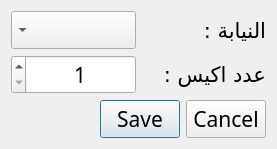
<?xml version="1.0" encoding="UTF-8"?>
<ui version="4.0">
 <class>subDistribution</class>
 <widget class="QDialog" name="subDistribution">
  <property name="windowModality">
   <enum>Qt::WindowModal</enum>
  </property>
  <property name="geometry">
   <rect>
    <x>0</x>
    <y>0</y>
    <width>277</width>
    <height>122</height>
   </rect>
  </property>
  <property name="font">
   <font>
    <family>Arabic Typesetting</family>
    <pointsize>16</pointsize>
   </font>
  </property>
  <property name="windowTitle">
   <string>D.P.A التوزيع</string>
  </property>
  <property name="windowIcon">
   <iconset resource="../qrc_source/source.qrc">
    <normaloff>:/MainIcon/Image/pngtree-beautiful-wheat-glyph-vector-icon-png-image_2003301.jpg</normaloff>:/MainIcon/Image/pngtree-beautiful-wheat-glyph-vector-icon-png-image_2003301.jpg</iconset>
  </property>
  <layout class="QGridLayout" name="gridLayout">
   <item row="0" column="0">
    <widget class="QComboBox" name="deanship">
     <property name="layoutDirection">
      <enum>Qt::RightToLeft</enum>
     </property>
    </widget>
   </item>
   <item row="1" column="0">
    <widget class="QSpinBox" name="number">
     <property name="layoutDirection">
      <enum>Qt::RightToLeft</enum>
     </property>
     <property name="alignment">
      <set>Qt::AlignCenter</set>
     </property>
     <property name="minimum">
      <number>1</number>
     </property>
     <property name="maximum">
      <number>20</number>
     </property>
    </widget>
   </item>
   <item row="0" column="1">
    <widget class="QLabel" name="label_2">
     <property name="text">
      <string>النيابة :</string>
     </property>
    </widget>
   </item>
   <item row="1" column="1">
    <widget class="QLabel" name="label">
     <property name="text">
      <string>عدد اكيس :</string>
     </property>
    </widget>
   </item>
   <item row="2" column="0" colspan="2">
    <widget class="QDialogButtonBox" name="saveCancelButton">
     <property name="orientation">
      <enum>Qt::Horizontal</enum>
     </property>
     <property name="standardButtons">
      <set>QDialogButtonBox::Cancel|QDialogButtonBox::Save</set>
     </property>
    </widget>
   </item>
  </layout>
 </widget>
 <resources>
  <include location="../qrc_source/source.qrc"/>
 </resources>
 <connections>
  <connection>
   <sender>saveCancelButton</sender>
   <signal>accepted()</signal>
   <receiver>subDistribution</receiver>
   <slot>accept()</slot>
   <hints>
    <hint type="sourcelabel">
     <x>248</x>
     <y>254</y>
    </hint>
    <hint type="destinationlabel">
     <x>157</x>
     <y>274</y>
    </hint>
   </hints>
  </connection>
  <connection>
   <sender>saveCancelButton</sender>
   <signal>rejected()</signal>
   <receiver>subDistribution</receiver>
   <slot>reject()</slot>
   <hints>
    <hint type="sourcelabel">
     <x>316</x>
     <y>260</y>
    </hint>
    <hint type="destinationlabel">
     <x>286</x>
     <y>274</y>
    </hint>
   </hints>
  </connection>
 </connections>
</ui>
